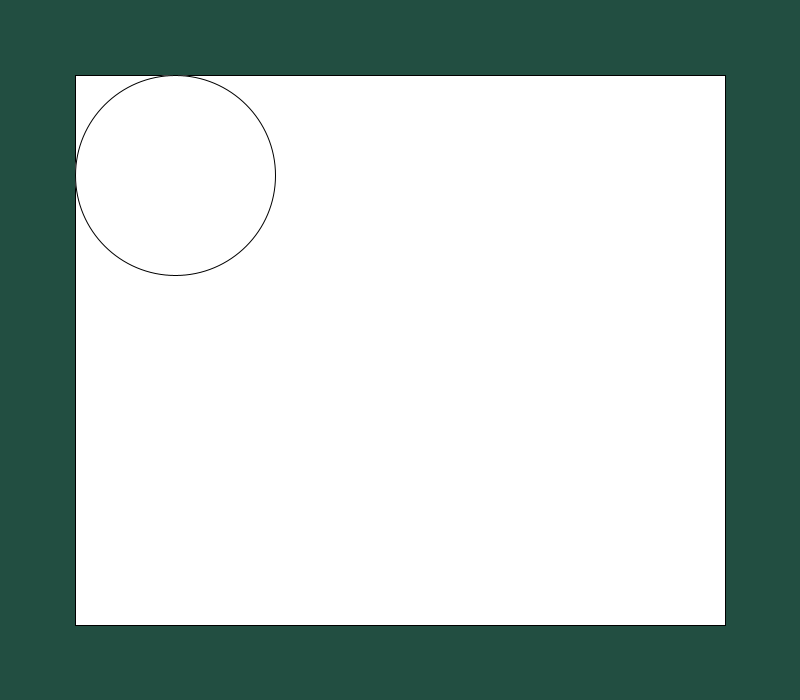
Frame 1 (no input)
Frame 60 (the mouse pressed at the canvas centre just before this capture): identical to frame 1, image omitted
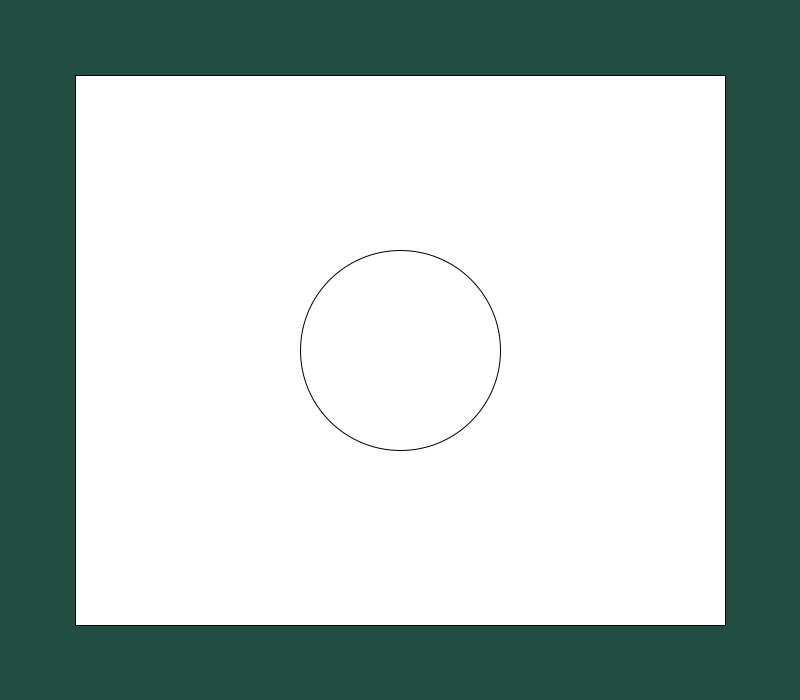
Frame 120 (the mouse held since frame 60 and released just before this capture)

The Processing sketch that drew these frames (run headless with seeded random() and noise(); from frame 60 on, the mouse is pressed at the canvas centre):

// Processing sketch: funciones
// ── funciones.pde
 int msup,minf,mder,mizq;
 int x,y,radio=100;
void setup(){
  size(800,700);
  msup=175;
  mizq=175;
  mder=width-mizq;
  minf= height- msup;
}

void draw(){
background(34,78,65);
rectMode(CORNERS);
rect(msup-radio,mizq-radio,mder+radio,minf+radio);
x=minimo(mouseX,mder);
x=maximo(x,mizq);
y= maximo(mouseY,msup);
y= minimo(y,minf);
ellipseMode(RADIUS);
ellipse(x,y,radio,radio);

}

int minimo(int var1, int var2){
  if(var1< var2) return var1;
  else return var2;

}

int maximo(int var1, int var2){
  if(var1> var2) return var1;
  else return var2;

}
